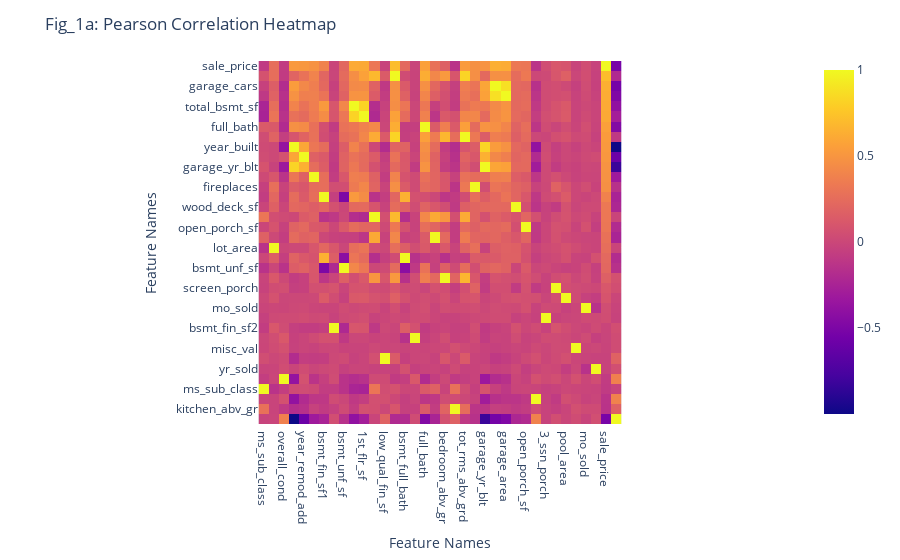

Write notebook code for a chart like this one.
### Code cell
corr_matrix = num_cleaned_house_df.corr().sort_values("sale_price", ascending=False)
corr_matrix = corr_matrix.drop(columns=["overall_qual"]).drop(index=["overall_qual"])

fig_1a = px.imshow(corr_matrix)

fig_1a.update_xaxes(title_text="Feature Names")
fig_1a.update_yaxes(title_text="Feature Names")
fig_1a.update_layout(title_text="Fig_1a: Pearson Correlation Heatmap")
fig_1a.show()

### Figure 1 — Plotly figure (JSON) as saved in the notebook; plotly's stock layout.template omitted (floating-point values rounded to 4 significant figures; data arrays with more than 128 entries replaced by an {"elided": "..."} marker saying what was removed)
{"data": [{"coloraxis": "coloraxis", "hovertemplate": "x: %{x}<br>y: %{y}<br>color: %{z}<extra></extra>", "name": "0", "type": "heatmap", "x": ["ms_sub_class", "lot_area", "overall_cond", "year_built", "year_remod_add", "mas_vnr_area", "bsmt_fin_sf1", "bsmt_fin_sf2", "bsmt_unf_sf", "total_bsmt_sf", "1st_flr_sf", "2nd_flr_sf", "low_qual_fin_sf", "gr_liv_area", "bsmt_full_bath", "bsmt_half_bath", "full_bath", "half_bath", "bedroom_abv_gr", "kitchen_abv_gr", "tot_rms_abv_grd", "fireplaces", "garage_yr_blt", "garage_cars", "garage_area", "wood_deck_sf", "open_porch_sf", "enclosed_porch", "3_ssn_porch", "screen_porch", "pool_area", "misc_val", "mo_sold", "yr_sold", "sale_price", "age_sold"], "xaxis": "x", "y": ["sale_price", "gr_liv_area", "garage_cars", "garage_area", "total_bsmt_sf", "1st_flr_sf", "full_bath", "tot_rms_abv_grd", "year_built", "year_remod_add", "garage_yr_blt", "mas_vnr_area", "fireplaces", "bsmt_fin_sf1", "wood_deck_sf", "2nd_flr_sf", "open_porch_sf", "half_bath", "lot_area", "bsmt_full_bath", "bsmt_unf_sf", "bedroom_abv_gr", "screen_porch", "pool_area", "mo_sold", "3_ssn_porch", "bsmt_fin_sf2", "bsmt_half_bath", "misc_val", "low_qual_fin_sf", "yr_sold", "overall_cond", "ms_sub_class", "enclosed_porch", "kitchen_abv_gr", "age_sold"], "yaxis": "y", "z": {"elided": "36x36 float values"}}], "layout": {"coloraxis": {"colorscale": [[0, "#0d0887"], [0.1111, "#46039f"], [0.2222, "#7201a8"], [0.3333, "#9c179e"], [0.4444, "#bd3786"], [0.5556, "#d8576b"], [0.6667, "#ed7953"], [0.7778, "#fb9f3a"], [0.8889, "#fdca26"], [1, "#f0f921"]]}, "margin": {"t": 60}, "title": {"text": "Fig_1a: Pearson Correlation Heatmap"}, "xaxis": {"anchor": "y", "constrain": "domain", "domain": [0, 1], "scaleanchor": "y", "title": {"text": "Feature Names"}}, "yaxis": {"anchor": "x", "autorange": "reversed", "constrain": "domain", "domain": [0, 1], "title": {"text": "Feature Names"}}}}
